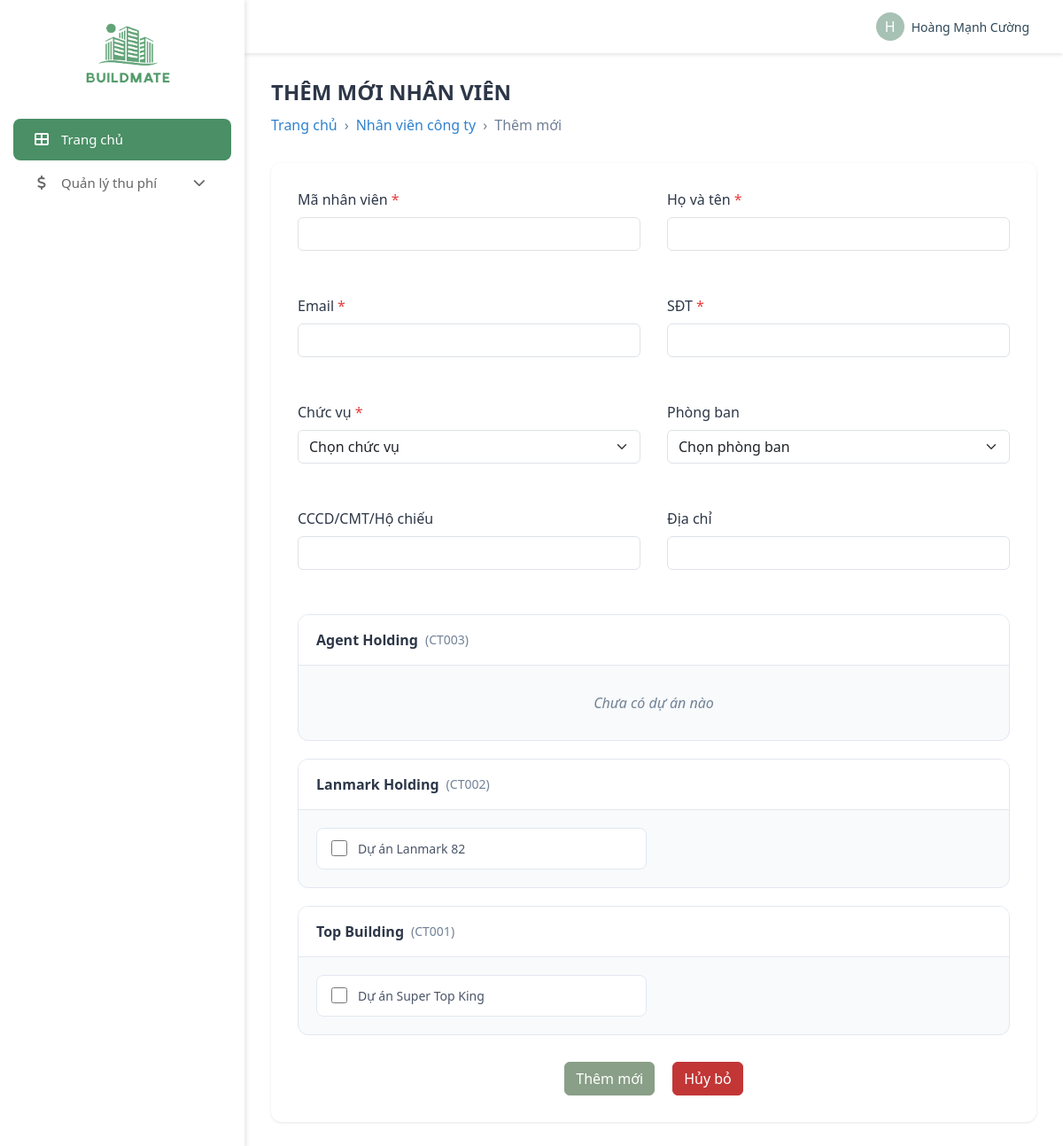
The page /admin/data-info/create_employee.php (signed in) on the database its author committed.
### tables this page shows
CREATE TABLE `companies` (
  `CompanyId` int(11) NOT NULL,
  `Code` varchar(50) NOT NULL,
  `Name` varchar(255) NOT NULL
);

CREATE TABLE `projects` (
  `ProjectID` int(11) NOT NULL,
  `Name` varchar(255) NOT NULL,
  `Address` text NOT NULL,
  `Phone` varchar(20) DEFAULT NULL,
  `Email` varchar(255) DEFAULT NULL,
  `Deadlock` date DEFAULT NULL,
  `Description` text DEFAULT NULL,
  `OperationId` varchar(50) DEFAULT NULL,
  `TownShipId` int(11) NOT NULL,
  `ManagerId` int(11) NOT NULL,
  `Status` varchar(50) DEFAULT 'active'
);

### admin/data-info/create_employee.php (the view, shortened to what this page needs)
<?php
include '../../database/DBController.php';
$select_companies = mysqli_query($conn, "
    SELECT DISTINCT c.*, p.ProjectID, p.Name as ProjectName
    FROM Companies c
    LEFT JOIN Projects p ON p.TownShipId IN (
        SELECT TownShipId FROM TownShips WHERE CompanyId = c.CompanyId
    )
    ORDER BY c.Name, p.Name
");
$companies = [];
while ($row = mysqli_fetch_assoc($select_companies)) {
    if (!isset($companies[$row['CompanyId']])) {
        $companies[$row['CompanyId']] = [
            'code' => $row['Code'],
            'name' => $row['Name'],
            'projects' => []
        ];
    }
    if ($row['ProjectID']) {
        $companies[$row['CompanyId']]['projects'][] = [
            'id' => $row['ProjectID'],
            'name' => $row['ProjectName']
        ];
    }
}
?>
<!DOCTYPE html>
<html lang="en">
<head>
    <link rel="stylesheet" href="https://cdnjs.cloudflare.com/ajax/libs/font-awesome/6.0.0/css/all.min.css">
    <link href="https://cdn.jsdelivr.net/npm/bootstrap@5.3.0/dist/css/bootstrap.min.css" rel="stylesheet">
</head>
<body>
    <div class="d-flex">
        <?php include '../admin_navbar.php'; ?>
        <div style="width: 100%;">
            <?php include '../admin_header.php'; ?>
            <div class="manage-container">
                <div class="page-header">
                    <h2>THÊM MỚI NHÂN VIÊN</h2>
                    <div class="breadcrumb">
                        <a href="dashboard.php">Trang chủ</a>
                        <span>›</span>
                        <a href="company_employees.php">Nhân viên công ty</a>
                        <span>›</span>
                        <span>Thêm mới</span>
                    </div>
                </div>
                <div class="form-container">
                    <form action="" method="post">
                        <div class="form-row">
                            <div class="form-group">
                                <label class="form-label">
                                    Mã nhân viên<span class="required">*</span>
                                </label>
                                <input type="text" name="employee_id" class="form-control" required>
                            </div>
                            <div class="form-group">
                                <label class="form-label">
                                    Họ và tên<span class="required">*</span>
                                </label>
                                <input type="text" name="fullname" class="form-control" required>
                            </div>
                        </div>
                        <div class="form-row">
                            <div class="form-group">
                                <label class="form-label">
                                    Email<span class="required">*</span>
                                </label>
                                <input type="email" name="email" class="form-control" required>
                            </div>
                            <div class="form-group">
                                <label class="form-label">
                                    SĐT<span class="required">*</span>
                                </label>
                                <input type="tel" name="phone" class="form-control" required>
                            </div>
                        </div>
                        <div class="form-row">
                            <div class="form-group">
                                <label class="form-label">
                                    Chức vụ<span class="required">*</span>
                                </label>
                                <select name="position" class="form-select" required>
                                    <option value="">Chọn chức vụ</option>
                                </select>
                            </div>
                            <div class="form-group">
                                <label class="form-label">Phòng ban</label>
                                <select name="department" class="form-select">
                                    <option value="">Chọn phòng ban</option>
                                </select>
                            </div>
                        </div>
                        <div class="form-row">
                            <div class="form-group">
                                <label class="form-label">CCCD/CMT/Hộ chiếu</label>
                                <input type="text" name="id_card" class="form-control">
                            </div>
                            <div class="form-group">
                                <label class="form-label">Địa chỉ</label>
                                <input type="text" name="address" class="form-control">
                            </div>
                        </div>
                        <div class="company-sections">
                            <?php foreach ($companies as $company_id => $company) { ?>
                                <div class="company-section">
                                    <div class="company-header">
                                        <div class="company-title">
                                            <?php echo htmlspecialchars($company['name']); ?>
                                            <span class="company-code">(<?php echo htmlspecialchars($company['code']); ?>)</span>
                                        </div>
                                    </div>
                                    <?php if (!empty($company['projects'])) { ?>
                                        <div class="project-list">
                                            <?php foreach ($company['projects'] as $project) { ?>
                                                <div class="project-item">
                                                    <input type="checkbox" name="projects[]"
                                                        value="<?php echo $project['id']; ?>"
                                                        id="project-<?php echo $project['id']; ?>">
                                                    <label for="project-<?php echo $project['id']; ?>">
                                                        <?php echo htmlspecialchars($project['name']); ?>
                                                    </label>
                                                </div>
                                            <?php } ?>
                                        </div>
                                    <?php } else { ?>
                                        <div class="no-projects">Chưa có dự án nào</div>
                                    <?php } ?>
                                </div>
                            <?php } ?>
                        </div>
                        <div class="btn-container">
                            <button type="submit" name="submit" class="btn btn-submit">
                                Thêm mới
                            </button>
                            <a href="company_employees.php" class="btn btn-cancel">
                                Hủy bỏ
                            </a>
                        </div>
                    </form>
                </div>
            </div>
        </div>
    </div>
</body>
</html>

### admin/data-info/create_employee.php (style rules this page uses)
.manage-container { padding: 30px; width: 100%; }
.page-header { margin-bottom: 30px; }
.page-header h2 { font-size: 24px; font-weight: 600; color: #2d3748; margin-bottom: 10px; }
.breadcrumb { display: flex; gap: 8px; align-items: center; font-size: 14px; }
.breadcrumb a { color: #3182ce; text-decoration: none; }
.breadcrumb span { color: #718096; }
.form-container { background: #fff; padding: 30px; border-radius: 12px; box-shadow: 0 1px 3px rgba(0,0,0,0.1); }
.form-row { display: grid; grid-template-columns: repeat(2, 1fr); gap: 30px; margin-bottom: 30px; }
.form-group { margin-bottom: 20px; }
.form-label { display: block; font-weight: 500; margin-bottom: 8px; color: #2d3748; }
.required { color: #e53e3e; margin-left: 4px; }
.form-control { width: 100%; padding: 10px 16px; border: 1px solid #e2e8f0; border-radius: 8px; font-size: 14px; transition: all 0.2s; }
.form-select { width: 100%; padding: 10px 16px; border: 1px solid #e2e8f0; border-radius: 8px; font-size: 14px; background-color: white; cursor: pointer; }
.company-sections { margin-top: 30px; }
.company-section { background: #f8fafc; border: 1px solid #e2e8f0; border-radius: 12px; margin-bottom: 20px; overflow: hidden; }
.company-header { padding: 16px 20px; background: #fff; border-bottom: 1px solid #e2e8f0; }
.company-title { font-size: 16px; font-weight: 600; color: #2d3748; display: flex; align-items: center; gap: 8px; }
.company-code { color: #718096; font-size: 14px; font-weight: normal; }
.project-list { padding: 20px; display: grid; grid-template-columns: repeat(auto-fill, minmax(300px, 1fr)); gap: 16px; }
.project-item { background: white; padding: 12px 16px; border: 1px solid #e2e8f0; border-radius: 8px; display: flex; align-items: center; gap: 12px; }
.project-item input[type="checkbox"] { width: 18px; height: 18px; cursor: pointer; }
.project-item label { margin: 0; cursor: pointer; font-size: 14px; color: #4a5568; flex: 1; }
.no-projects { padding: 30px; text-align: center; color: #718096; font-style: italic; }
.btn-container { margin-top: 30px; display: flex; justify-content: center; gap: 20px; }
.btn { padding: 8px 24px; border-radius: 6px; font-size: 14px; font-weight: 500; cursor: pointer; transition: all 0.2s; text-decoration: none; background: #FFFFFF; }
.btn-submit { background: #899F87 !important; border: 1px solid #899F87 !important; color: #fff !important; }
.btn-cancel { background: #C23636 !important; border: 1px solid #C23636 !important; color: #fff !important; }

### rows shown on the page
companies: Name "Agent Holding", Code "CT003", shows "Chưa có dự án nào"
companies: Name "Lanmark Holding", Code "CT002", projects.Name "Dự án Lanmark 82"
companies: Name "Top Building", Code "CT001", projects.Name "Dự án Super Top King"

### other values the page prints
substr($name, 0, 1) "H"
$name "Hoàng Mạnh Cường"
